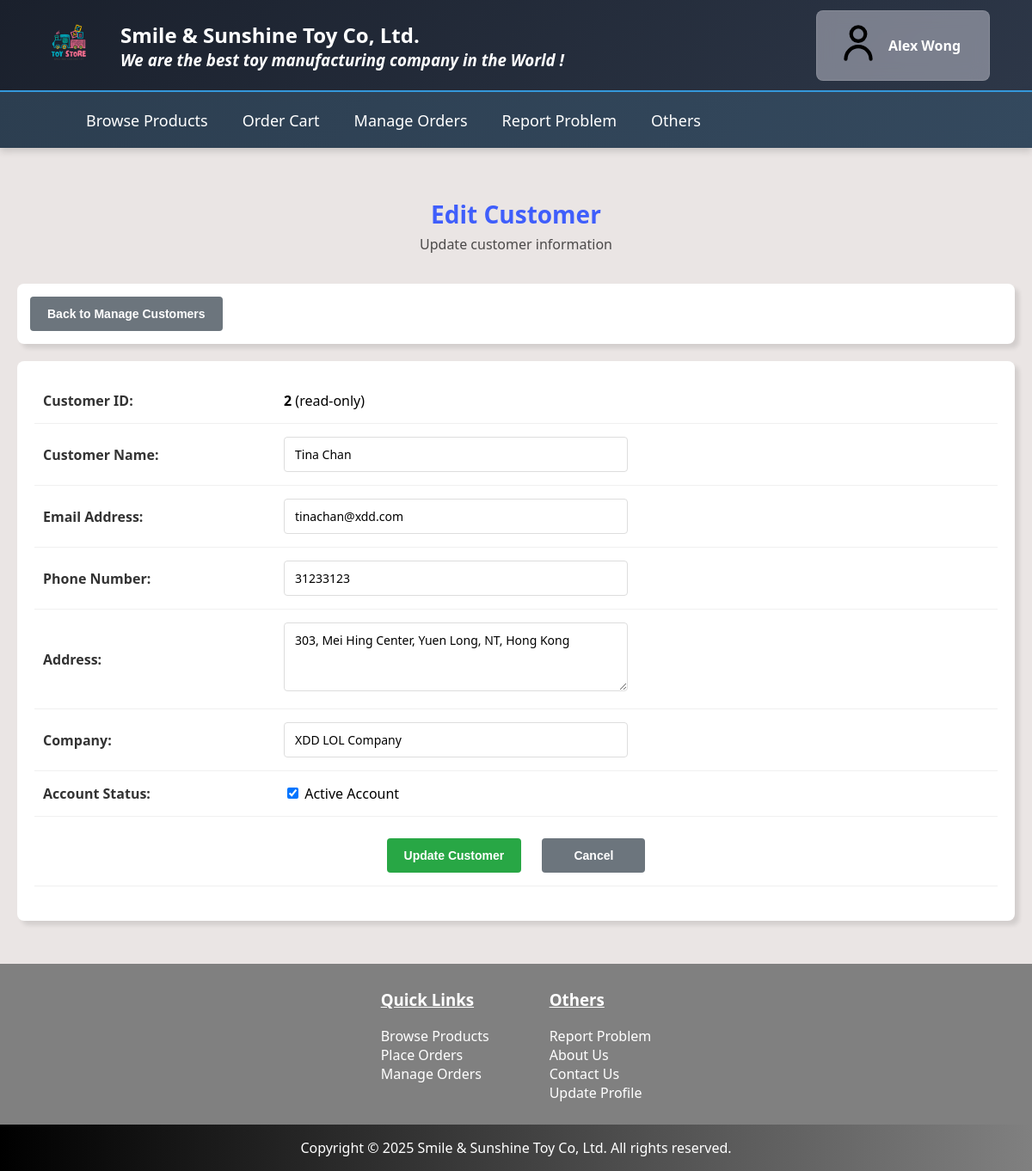
The app's page /staff/user/edit-customer.php?id=2 (signed in) with its own data.
### tables this page shows
CREATE TABLE `customer` (
  `cid` int(11) NOT NULL AUTO_INCREMENT,
  `cname` varchar(255) NOT NULL,
  `cemail` varchar(255) DEFAULT NULL,
  `cpassword` varchar(255) NOT NULL,
  `ctel` int(11) DEFAULT NULL,
  `caddr` text DEFAULT NULL,
  `company` varchar(255) DEFAULT NULL,
  `lastSession` longtext DEFAULT NULL CHECK (json_valid(`lastSession`)),
  `cimage` varchar(255) DEFAULT NULL,
  `cavail` tinyint(1) DEFAULT 1,
  PRIMARY KEY (`cid`)
);

### staff/user/edit-customer.php (the view, shortened to what this page needs)
<?php
require_once __DIR__ . "/../../config/database.php";
$cid = $_GET["id"] ?? "";
$stmt = $conn->prepare("SELECT * FROM customer WHERE cid = ?");
$stmt->bind_param("i", $cid);
$stmt->execute();
$result = $stmt->get_result();
$customer = $result->fetch_assoc();
?>
<!DOCTYPE html>
<html lang="en">
    <head>
        <?php require_once __DIR__ . "/../../includes/head-setting.php"; ?>
        <link rel="stylesheet" href="styles/style-items.css">
    </head>
    <body>
        <div id="main-page">
            <?php require_once __DIR__ . "/../../includes/header.php"; ?>
            <div id="main-section">
                <div id="items-container">
                    <div id="items-header">
                        <h2>Edit Customer</h2>
                        <p>Update customer information</p>
                    </div>
                    <div id="items-controls">
                        <div id="control-actions">
                            <button type="button" id="back-btn" onclick="window.location.href='staff/user/manage-customer.php'">Back to Manage Customers</button>
                        </div>
                    </div>
                    <div id="items-section">
                        <form method="POST">
                            <div id="add-item-form">
                                <table id="add-item">
                                    <tr>
                                        <td><label for="customer-id">Customer ID:</label></td>
                                        <td><strong><?php echo $customer["cid"]; ?></strong> (read-only)</td>
                                    </tr>
                                    <tr>
                                        <td><label for="customer-name">Customer Name:</label></td>
                                        <td><input type="text" name="customer-name" value="<?php echo $customer["cname"]; ?>" required></td>
                                    </tr>
                                    <tr>
                                        <td><label for="customer-email">Email Address:</label></td>
                                        <td><input type="email" name="customer-email" value="<?php echo $customer["cemail"]; ?>" required></td>
                                    </tr>
                                    <tr>
                                        <td><label for="customer-tel">Phone Number:</label></td>
                                        <td><input type="tel" name="customer-tel" value="<?php echo $customer["ctel"]; ?>"></td>
                                    </tr>
                                    <tr>
                                        <td><label for="customer-address">Address:</label></td>
                                        <td><textarea name="customer-address" rows="3"><?php echo $customer["caddr"]; ?></textarea></td>
                                    </tr>
                                    <tr>
                                        <td><label for="customer-company">Company:</label></td>
                                        <td><input type="text" name="customer-company" value="<?php echo $customer["company"]; ?>"></td>
                                    </tr>
                                    <tr>
                                        <td><label for="customer-active">Account Status:</label></td>
                                        <td>
                                            <label class="checkbox-label">
                                                <input type="checkbox" name="customer-active" <?php echo $customer["cavail"] ? "checked" : ""; ?>>
                                                Active Account
                                            </label>
                                        </td>
                                    </tr>
                                    <tr>
                                        <td colspan="2" id="button-row">
                                            <input id="btn-submit" type="submit" value="Update Customer">
                                            <input id="btn-reset" type="button" value="Cancel" onclick="window.location.href='staff/user/manage-customer.php'">
                                        </td>
                                    </tr>
                                </table>
                            </div>
                        </form>
                    </div>
                </div>
            </div>
            <?php require_once __DIR__ . "/../../includes/footer.php"; ?>
        </div>
    </body>
</html>

### styles/style-general.css (style rules this page uses)
html { scroll-behavior: smooth; }
body { margin: 0px; padding: 0px; background: rgba(214, 204, 202, 0.5); font-family: 'Segoe UI', Roboto, 'Helvetica Neue', Arial, sans-serif; }
#main-section { min-height: 100vh; }

### styles/style-items.css (style rules this page uses)
#items-container { margin: auto; padding: 20px; max-width: 1400px; }
#items-header { margin-bottom: 20px; padding: 15px; text-align: center; }
#items-header h2 { margin-bottom: 5px; font-size: 28px; color: #3F5EFB; }
#items-header p { margin: 0px; font-size: 16px; color: #4b4949; }
#items-controls { margin-bottom: 20px; padding: 15px; border-radius: 8px; background: white; box-shadow: 5px 5px 5px #0000001a; }
#control-actions { display: flex; align-items: center; }
#items-section { margin-bottom: 30px; }
#add-item-form { width: calc(100% - 40px); margin: 0px auto; padding: 20px; border-radius: 8px; background: white; box-shadow: 5px 5px 5px #0000001a; }
#back-btn { padding: 12px 20px; border: none; border-radius: 4px; background: #6c757d; color: white; font-size: 14px; font-weight: bold; cursor: pointer; transition: all 0.3s; }
#add-item { width: 100%; margin-bottom: 20px; border-collapse: collapse; }
#add-item td { padding: 15px 10px; border-bottom: 1px solid #f0f0f0; }
#button-row { padding: 20px 0; text-align: center; }
#add-item td:first-child { width: 25%; min-width: 150px; font-weight: bold; color: #333; }
#add-item td:last-child { width: 75%; }
#add-item input[type="text"], #add-item input[type="number"], #add-item input[type="tel"], #add-item input[type="email"], #add-item input[type="password"], #add-item textarea, #add-item input[type="file"] { width: 100%; max-width: 400px; padding: 10px 12px; border: 1px solid #ddd; border-radius: 4px; font-size: 14px; font-family: inherit; transition: all 0.3s; box-sizing: border-box; }
#add-item textarea { min-height: 80px; }
#add-item td[colspan="2"] { padding-top: 25px; padding-bottom: 15px; font-size: 16px; }
#btn-submit, #btn-reset { min-width: 120px; margin: 0px 10px; padding: 12px 20px; border: none; border-radius: 4px; font-size: 14px; font-weight: bold; cursor: pointer; transition: all 0.3s; }
#btn-submit { background: #28a745; color: white; }
#btn-reset { background: #6c757d; color: white; }

### records on screen
customer: cid "2", customer-name "Tina Chan", customer-email "tinachan@xdd.com", customer-tel "31233123", customer-address "303, Mei Hing Center, Yuen Long, NT, Hong Kong", customer-company "XDD LOL Company", cavail "☑"

### other values on screen
$_SESSION["userinfo"]["username"] "Alex Wong"
